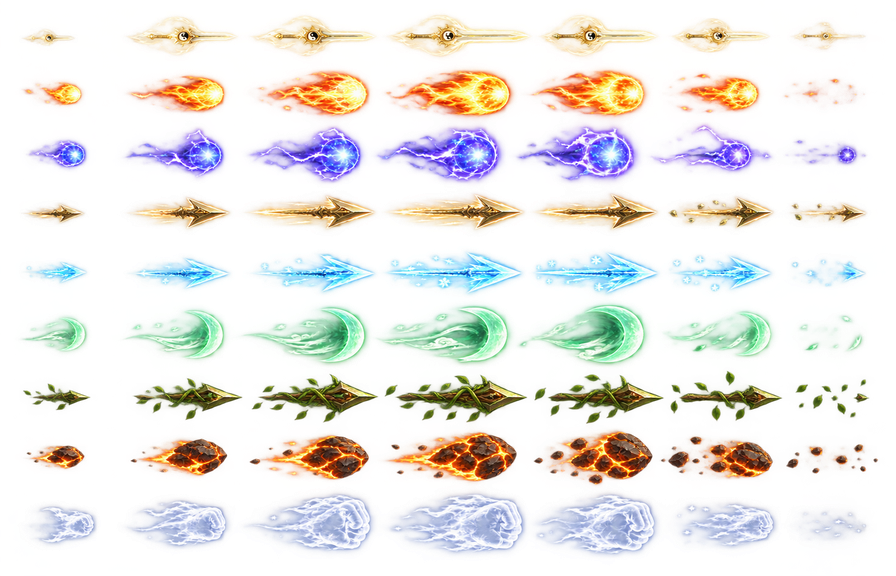
#> input picture assets/vfx/luyen_khi_9he_7frame.png, 896 x 576 px
$ python cut_luyen_khi_frames.py
#> lines starting #> are read from the running program, lines starting #| are printed output that depends on the picture; after the words box and inside, x2 and y2 are one past the last pixel; in counts of white or black regions, pixels touching at a corner belong together
"""Build clean 128x64 Luyện Khí frames from the transparent concept sheet.

The concept art has overlapping glows between grid cells. Its first column has
one complete, separate projectile per element, so use that silhouette as the
source and animate it within a safe, centered cell instead of slicing through
the overlapping middle columns.
"""

from collections import deque
from pathlib import Path

from PIL import Image, ImageEnhance, ImageFilter


ROOT = Path(__file__).resolve().parents[1]
SOURCE = ROOT / "assets/vfx/luyen_khi_9he_7frame.png"
ELEMENTS = ["sword", "fire", "lightning", "metal", "water", "wind", "wood", "earth", "physical"]
# Connected silhouettes in the first column of the generated sheet. Some
# cross a nominal row boundary, so these bounds follow the actual artwork.
BOUNDS = [
    (24, 29, 50, 16), (40, 82, 42, 23), (29, 140, 58, 28),
    (26, 204, 58, 19), (32, 262, 55, 21), (24, 317, 63, 34),
    (33, 384, 57, 26), (31, 445, 54, 24), (38, 506, 58, 38),
]
SCALES = [1.25, 1.45, 1.62, 1.78, 1.70, 1.50, 1.30]
BRIGHTNESS = [0.83, 0.94, 1.04, 1.14, 1.10, 0.96, 0.82]


def main():
    sheet = Image.open(SOURCE).convert("RGBA")
#> sheet is the input picture: PIL image 896x576 RGBA; mean R, G, B, A 120.2, 113.5, 100.5, 56.5
    assert sheet.size == (896, 576)
    for row, element in enumerate(ELEMENTS):
        x, y, width, height = BOUNDS[row]
        src = sheet.crop((max(0, x - 6), max(0, y - 6), x + width + 6, y + height + 6))
        src = keep_largest_shape(src)
        box = src.getbbox()
        if box is None:
            raise ValueError(f"No artwork for {element}")
        src = src.crop(box)
        for frame, scale in enumerate(SCALES):
            w = min(112, round(src.width * scale))
            h = min(54, round(src.height * scale))
            sprite = src.resize((w, h), Image.Resampling.LANCZOS)
            rgb = ImageEnhance.Brightness(sprite.convert("RGB")).enhance(BRIGHTNESS[frame])
            rgb.putalpha(sprite.getchannel("A"))
            canvas = Image.new("RGBA", (128, 64))
            canvas.alpha_composite(rgb, ((128 - w) // 2, (64 - h) // 2))
            name = f"kim_1_frame_{frame}.png" if element == "sword" else f"frame_{frame}.png"
            canvas.save(ROOT / "assets/vfx" / element / name, optimize=True)
#> this loop made 9 passes
#> box on passes 1 to 9: (2, 2, 60, 26), (2, 2, 52, 33), (2, 2, 68, 39), (2, 2, 68, 29), (2, 2, 65, 31), (2, 2, 73, 44), (2, 2, 67, 36), (2, 2, 64, 34), (2, 2, 68, 48)
#> pass 1, in main, `src = sheet.crop((max(0, x - 6), max(0, y - 6), x + width + 6, y + hei..`:
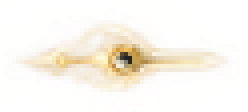
#> src: PIL image 62x28 RGBA (shown 4 times larger); mean R, G, B, A 184.8, 165.5, 64.1, 35.6; transparent parts drawn white
#> pass 1, in keep_largest_shape, `alpha = img.getchannel("A")`:
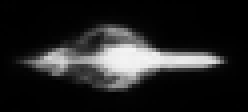
#> alpha: PIL image 62x28 L (shown 4 times larger); min 0, max 244, mean 35.6
#> pass 1, in keep_largest_shape, `mask = mask.filter(ImageFilter.MaxFilter(9))`:
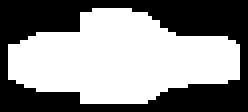
#> mask: PIL image 62x28 L (shown 4 times larger); 54.8% white; 1 black region, box (x1, y1, x2, y2) and area: (0, 0, 62, 28) 785
#> after the loop:
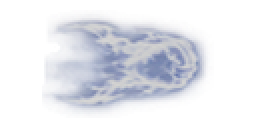
#> canvas: PIL image 128x64 RGBA (shown 2 times larger); mean R, G, B, A 71, 74.1, 85.5, 63.8; transparent parts drawn white
#> after the loop:
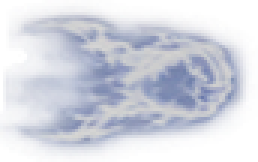
#> rgb: PIL image 86x54 RGBA (shown 3 times larger); mean R, G, B, A 125.3, 130.7, 150.9, 112.5; transparent parts drawn white
#> after the loop:
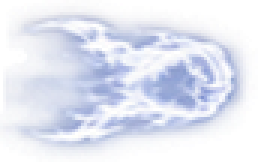
#> sprite: PIL image 86x54 RGBA (shown 3 times larger); mean R, G, B, A 153.3, 159.9, 184.5, 112.5; transparent parts drawn white


def keep_largest_shape(img):
    """Remove detached bright pixels that spilled from adjacent rows."""
    alpha = img.getchannel("A")
    w, h = img.size
    pixels = alpha.load()
    seen = set()
    groups = []
    for y in range(h):
        for x in range(w):
            if (x, y) in seen or pixels[x, y] < 65:
                continue
            todo = deque([(x, y)])
            seen.add((x, y))
            group = []
            while todo:
                px, py = todo.popleft()
                group.append((px, py))
                for nx, ny in ((px-1, py), (px+1, py), (px, py-1), (px, py+1)):
                    if 0 <= nx < w and 0 <= ny < h and (nx, ny) not in seen and pixels[nx, ny] >= 65:
                        seen.add((nx, ny))
                        todo.append((nx, ny))
            groups.append(group)
    if not groups:
        return img
    mask = Image.new("L", img.size)
    mp = mask.load()
    for x, y in max(groups, key=len):
        mp[x, y] = 255
    mask = mask.filter(ImageFilter.MaxFilter(9))
    cleaned = img.copy()
    cleaned.putalpha(Image.composite(alpha, Image.new("L", img.size), mask))
    return cleaned


if __name__ == "__main__":
    main()
